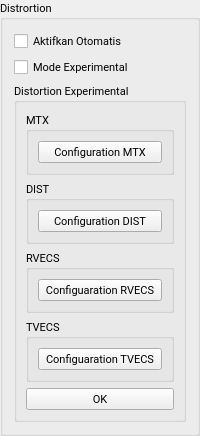
        <widget class="QGroupBox" name="groupBox_Distortion">
         <property name="sizePolicy">
          <sizepolicy hsizetype="Expanding" vsizetype="Expanding">
           <horstretch>0</horstretch>
           <verstretch>0</verstretch>
          </sizepolicy>
         </property>
         <property name="minimumSize">
          <size>
           <width>0</width>
           <height>0</height>
          </size>
         </property>
         <property name="maximumSize">
          <size>
           <width>239</width>
           <height>598</height>
          </size>
         </property>
         <property name="font">
          <font>
           <family>Roboto</family>
           <pointsize>8</pointsize>
          </font>
         </property>
         <property name="title">
          <string>Distrortion</string>
         </property>
         <layout class="QGridLayout" name="gridLayout_4">
          <item row="0" column="0">
           <widget class="QCheckBox" name="checkBox_White_Balance_2">
            <property name="sizePolicy">
             <sizepolicy hsizetype="Expanding" vsizetype="Expanding">
              <horstretch>0</horstretch>
              <verstretch>0</verstretch>
             </sizepolicy>
            </property>
            <property name="minimumSize">
             <size>
              <width>0</width>
              <height>0</height>
             </size>
            </property>
            <property name="maximumSize">
             <size>
              <width>219</width>
              <height>36</height>
             </size>
            </property>
            <property name="font">
             <font>
              <family>Roboto</family>
              <pointsize>8</pointsize>
             </font>
            </property>
            <property name="text">
             <string>Aktifkan Otomatis</string>
            </property>
           </widget>
          </item>
          <item row="1" column="0">
           <layout class="QGridLayout" name="gridLayout_Distortion_Experimental">
            <item row="0" column="0">
             <widget class="QCheckBox" name="checkBox_Distortion_Experimental">
              <property name="sizePolicy">
               <sizepolicy hsizetype="Expanding" vsizetype="Expanding">
                <horstretch>0</horstretch>
                <verstretch>0</verstretch>
               </sizepolicy>
              </property>
              <property name="minimumSize">
               <size>
                <width>0</width>
                <height>0</height>
               </size>
              </property>
              <property name="maximumSize">
               <size>
                <width>217</width>
                <height>36</height>
               </size>
              </property>
              <property name="font">
               <font>
                <family>Roboto</family>
                <pointsize>8</pointsize>
               </font>
              </property>
              <property name="text">
               <string>Mode Experimental</string>
              </property>
             </widget>
            </item>
            <item row="1" column="0">
             <widget class="QGroupBox" name="groupBox_Distortion_Experimental">
              <property name="sizePolicy">
               <sizepolicy hsizetype="Expanding" vsizetype="Expanding">
                <horstretch>0</horstretch>
                <verstretch>0</verstretch>
               </sizepolicy>
              </property>
              <property name="minimumSize">
               <size>
                <width>0</width>
                <height>0</height>
               </size>
              </property>
              <property name="maximumSize">
               <size>
                <width>217</width>
                <height>473</height>
               </size>
              </property>
              <property name="font">
               <font>
                <family>Roboto</family>
                <pointsize>8</pointsize>
               </font>
              </property>
              <property name="title">
               <string>Distortion Experimental</string>
              </property>
              <layout class="QGridLayout" name="gridLayout_7">
               <item row="0" column="0">
                <widget class="QGroupBox" name="groupBox_Distortion_Experimental_MTX">
                 <property name="sizePolicy">
                  <sizepolicy hsizetype="Expanding" vsizetype="Expanding">
                   <horstretch>0</horstretch>
                   <verstretch>0</verstretch>
                  </sizepolicy>
                 </property>
                 <property name="minimumSize">
                  <size>
                   <width>0</width>
                   <height>0</height>
                  </size>
                 </property>
                 <property name="maximumSize">
                  <size>
                   <width>197</width>
                   <height>90</height>
                  </size>
                 </property>
                 <property name="font">
                  <font>
                   <family>Roboto</family>
                   <pointsize>8</pointsize>
                  </font>
                 </property>
                 <property name="title">
                  <string>MTX</string>
                 </property>
                 <layout class="QGridLayout" name="gridLayout_6">
                  <item row="0" column="0">
                   <widget class="QPushButton" name="pushButton_Distortion_Experimental_Load_MTX">
                    <property name="sizePolicy">
                     <sizepolicy hsizetype="Expanding" vsizetype="Expanding">
                      <horstretch>0</horstretch>
                      <verstretch>0</verstretch>
                     </sizepolicy>
                    </property>
                    <property name="minimumSize">
                     <size>
                      <width>0</width>
                      <height>0</height>
                     </size>
                    </property>
                    <property name="maximumSize">
                     <size>
                      <width>177</width>
                      <height>50</height>
                     </size>
                    </property>
                    <property name="font">
                     <font>
                      <family>Roboto</family>
                      <pointsize>8</pointsize>
                     </font>
                    </property>
                    <property name="text">
                     <string>Configuration MTX</string>
                    </property>
                   </widget>
                  </item>
                 </layout>
                </widget>
               </item>
               <item row="1" column="0">
                <widget class="QGroupBox" name="groupBox_Distortion_Experimental_Dist">
                 <property name="sizePolicy">
                  <sizepolicy hsizetype="Expanding" vsizetype="Expanding">
                   <horstretch>0</horstretch>
                   <verstretch>0</verstretch>
                  </sizepolicy>
                 </property>
                 <property name="minimumSize">
                  <size>
                   <width>0</width>
                   <height>0</height>
                  </size>
                 </property>
                 <property name="maximumSize">
                  <size>
                   <width>197</width>
                   <height>90</height>
                  </size>
                 </property>
                 <property name="font">
                  <font>
                   <family>Roboto</family>
                   <pointsize>8</pointsize>
                  </font>
                 </property>
                 <property name="title">
                  <string>DIST</string>
                 </property>
                 <layout class="QGridLayout" name="gridLayout_8">
                  <item row="0" column="0">
                   <widget class="QPushButton" name="pushButton_Distortion_Experimental_Load_DIST">
                    <property name="sizePolicy">
                     <sizepolicy hsizetype="Expanding" vsizetype="Expanding">
                      <horstretch>0</horstretch>
                      <verstretch>0</verstretch>
                     </sizepolicy>
                    </property>
                    <property name="minimumSize">
                     <size>
                      <width>0</width>
                      <height>0</height>
                     </size>
                    </property>
                    <property name="maximumSize">
                     <size>
                      <width>177</width>
                      <height>50</height>
                     </size>
                    </property>
                    <property name="font">
                     <font>
                      <family>Roboto</family>
                      <pointsize>8</pointsize>
                     </font>
                    </property>
                    <property name="text">
                     <string>Configuration DIST</string>
                    </property>
                   </widget>
                  </item>
                 </layout>
                </widget>
               </item>
               <item row="2" column="0">
                <widget class="QGroupBox" name="groupBox_Distortion_Experimental_RVECS">
                 <property name="sizePolicy">
                  <sizepolicy hsizetype="Expanding" vsizetype="Expanding">
                   <horstretch>0</horstretch>
                   <verstretch>0</verstretch>
                  </sizepolicy>
                 </property>
                 <property name="minimumSize">
                  <size>
                   <width>0</width>
                   <height>0</height>
                  </size>
                 </property>
                 <property name="maximumSize">
                  <size>
                   <width>197</width>
                   <height>90</height>
                  </size>
                 </property>
                 <property name="font">
                  <font>
                   <family>Roboto</family>
                   <pointsize>8</pointsize>
                  </font>
                 </property>
                 <property name="title">
                  <string>RVECS</string>
                 </property>
                 <layout class="QGridLayout" name="gridLayout_9">
                  <item row="0" column="0">
                   <widget class="QPushButton" name="pushButton_Distortion_Experimental_Load_RVECS">
                    <property name="sizePolicy">
                     <sizepolicy hsizetype="Expanding" vsizetype="Expanding">
                      <horstretch>0</horstretch>
                      <verstretch>0</verstretch>
                     </sizepolicy>
                    </property>
                    <property name="minimumSize">
                     <size>
                      <width>0</width>
                      <height>0</height>
                     </size>
                    </property>
                    <property name="maximumSize">
                     <size>
                      <width>177</width>
                      <height>50</height>
                     </size>
                    </property>
                    <property name="font">
                     <font>
                      <family>Roboto</family>
                      <pointsize>8</pointsize>
                     </font>
                    </property>
                    <property name="text">
                     <string>Configuaration RVECS</string>
                    </property>
                   </widget>
                  </item>
                 </layout>
                </widget>
               </item>
               <item row="3" column="0">
                <widget class="QGroupBox" name="groupBox_Distortion_Experimental_TVECS">
                 <property name="sizePolicy">
                  <sizepolicy hsizetype="Expanding" vsizetype="Expanding">
                   <horstretch>0</horstretch>
                   <verstretch>0</verstretch>
                  </sizepolicy>
                 </property>
                 <property name="minimumSize">
                  <size>
                   <width>0</width>
                   <height>0</height>
                  </size>
                 </property>
                 <property name="maximumSize">
                  <size>
                   <width>197</width>
                   <height>90</height>
                  </size>
                 </property>
                 <property name="font">
                  <font>
                   <family>Roboto</family>
                   <pointsize>8</pointsize>
                  </font>
                 </property>
                 <property name="title">
                  <string>TVECS</string>
                 </property>
                 <layout class="QGridLayout" name="gridLayout_11">
                  <item row="0" column="0">
                   <widget class="QPushButton" name="pushButton_Distortion_Experimental_Load_TVECS">
                    <property name="sizePolicy">
                     <sizepolicy hsizetype="Expanding" vsizetype="Expanding">
                      <horstretch>0</horstretch>
                      <verstretch>0</verstretch>
                     </sizepolicy>
                    </property>
                    <property name="minimumSize">
                     <size>
                      <width>0</width>
                      <height>0</height>
                     </size>
                    </property>
                    <property name="maximumSize">
                     <size>
                      <width>177</width>
                      <height>50</height>
                     </size>
                    </property>
                    <property name="font">
                     <font>
                      <family>Roboto</family>
                      <pointsize>8</pointsize>
                     </font>
                    </property>
                    <property name="text">
                     <string>Configuaration TVECS</string>
                    </property>
                   </widget>
                  </item>
                 </layout>
                </widget>
               </item>
               <item row="4" column="0">
                <widget class="QPushButton" name="pushButton_Distortion_Experimental_OK">
                 <property name="sizePolicy">
                  <sizepolicy hsizetype="Expanding" vsizetype="Expanding">
                   <horstretch>0</horstretch>
                   <verstretch>0</verstretch>
                  </sizepolicy>
                 </property>
                 <property name="minimumSize">
                  <size>
                   <width>0</width>
                   <height>0</height>
                  </size>
                 </property>
                 <property name="maximumSize">
                  <size>
                   <width>197</width>
                   <height>50</height>
                  </size>
                 </property>
                 <property name="font">
                  <font>
                   <family>Roboto</family>
                   <pointsize>8</pointsize>
                  </font>
                 </property>
                 <property name="text">
                  <string>OK</string>
                 </property>
                </widget>
               </item>
              </layout>
             </widget>
            </item>
           </layout>
          </item>
         </layout>
        </widget>
